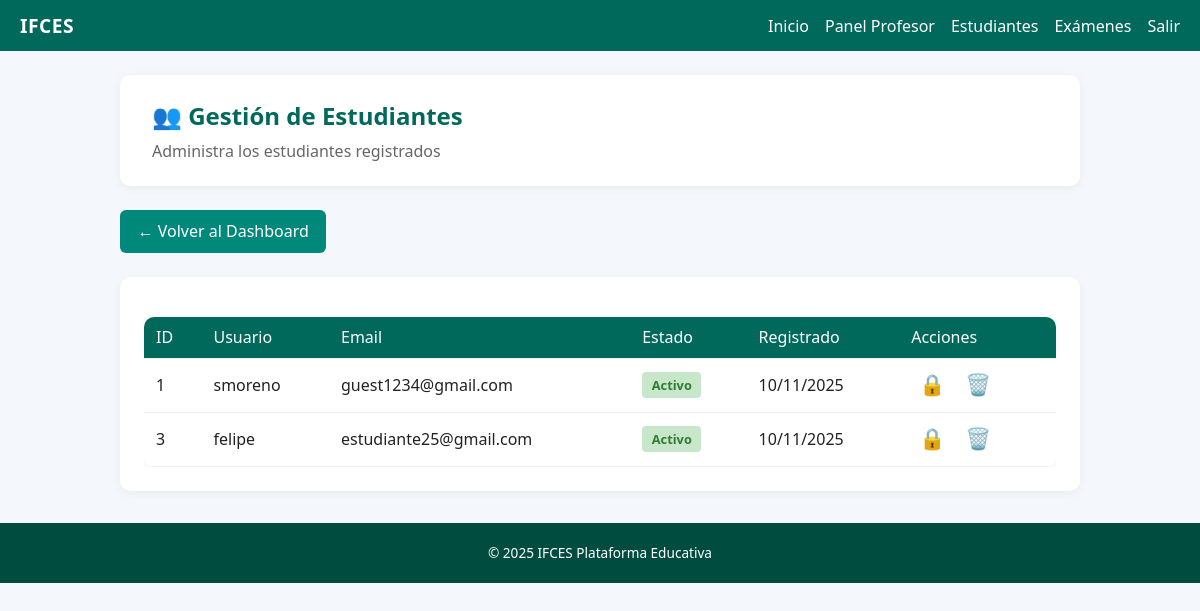
Before: /profesor/estudiantes (signed in) with the older database file.
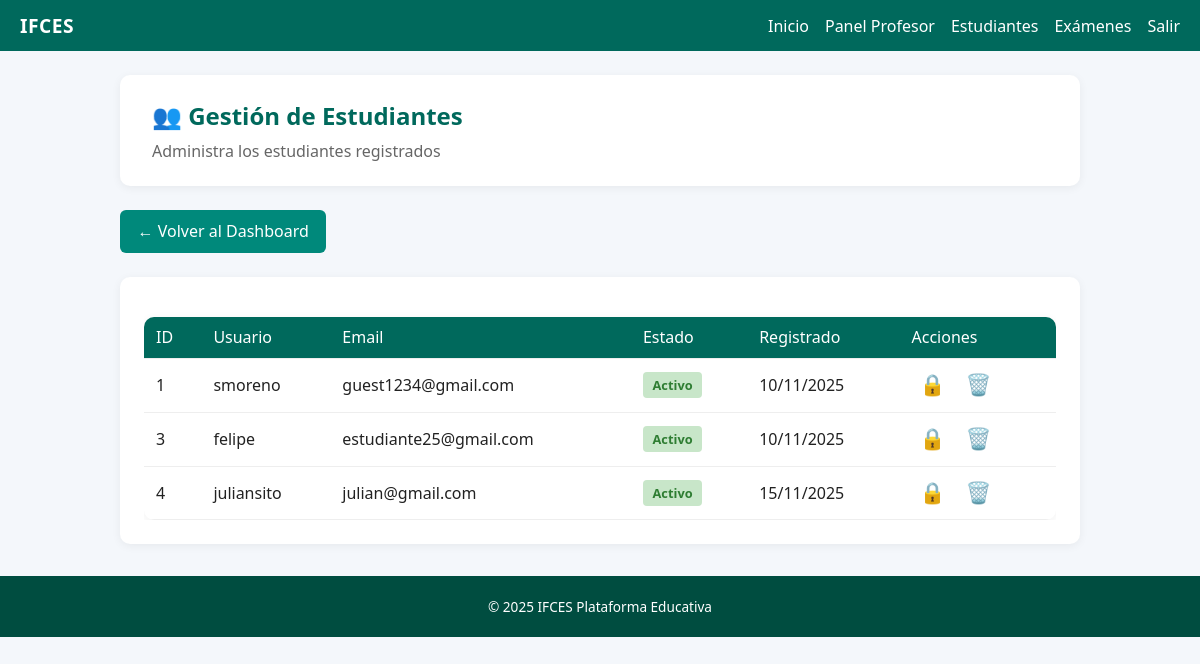
After: the same page with the newer database file.
### app/models.py (models this page shows, shortened)
class User(UserMixin, db.Model):
    __tablename__ = "users"
    id = db.Column(db.Integer, primary_key=True)
    username = db.Column(db.String(50), unique=True, nullable=False)
    email = db.Column(db.String(120), unique=True, nullable=False, index=True)
    password_hash = db.Column(db.String(255), nullable=False)
    role = db.Column(db.String(20), nullable=False, default="estudiante")
    is_active = db.Column(db.Boolean, default=True, nullable=False)
    created_at = db.Column(db.DateTime, default=datetime.utcnow)
    examenes_creados = db.relationship('Examen', backref='profesor', lazy=True, foreign_keys='Examen.profesor_id')
    examenes_asignados = db.relationship('Examen', secondary=estudiante_examen, backref=db.backref('estudiantes', lazy='dynamic'))

### app/profesor/__init__.py (the view)
@profesor_bp.route("/estudiantes")
@login_required
@role_required("profesor")
def lista_estudiantes():
    estudiantes = User.query.filter_by(role="estudiante").all()
    return render_template("profesor/estudiantes.html", estudiantes=estudiantes)

### app/models.py (called while the page is built)
@login_manager.user_loader
def load_user(user_id):  # pragma: no cover
    return User.query.get(int(user_id))

### app/templates/profesor/estudiantes.html (shortened to what this page needs)
{% extends 'layout.html' %}
{% block content %}
<div class="dashboard-header">
  <h2>👥 Gestión de Estudiantes</h2>
  <p class="welcome">Administra los estudiantes registrados</p>
</div>
<div class="action-bar">
  <a href="{{ url_for('main.dashboard_profesor') }}" class="btn btn-secondary">← Volver al Dashboard</a>
</div>
<div class="dashboard-card full-width">
  <div class="table-container">
    <table class="table">
      <thead>
        <tr>
          <th>ID</th>
          <th>Usuario</th>
          <th>Email</th>
          <th>Estado</th>
          <th>Registrado</th>
          <th>Acciones</th>
        </tr>
      </thead>
      <tbody>
        {% for estudiante in estudiantes %}
          <tr class="{{ 'inactive-row' if not estudiante.is_active }}">
            <td>{{ estudiante.id }}</td>
            <td>{{ estudiante.username }}</td>
            <td>{{ estudiante.email }}</td>
            <td>
              {% if estudiante.is_active %}
                <span class="badge badge-success">Activo</span>
              {% else %}
                <span class="badge badge-warning">Inactivo</span>
              {% endif %}
            </td>
            <td>{{ estudiante.created_at.strftime('%d/%m/%Y') if estudiante.created_at else 'N/A' }}</td>
            <td class="action-cell">
              <form method="post" action="{{ url_for('profesor.toggle_estudiante', id=estudiante.id) }}" style="display:inline;">
                <button type="submit" class="btn-icon" title="{{ 'Desactivar' if estudiante.is_active else 'Activar' }}">
                  {{ '🔒' if estudiante.is_active else '🔓' }}
                </button>
              </form>
              <form method="post" action="{{ url_for('profesor.eliminar_estudiante', id=estudiante.id) }}"
                    onsubmit="return confirm('¿Estás seguro de eliminar a {{ estudiante.username }}?');" style="display:inline;">
                <button type="submit" class="btn-icon btn-danger" title="Eliminar">🗑️</button>
              </form>
            </td>
          </tr>
        {% else %}
          <tr><td colspan="6" class="no-data">No hay estudiantes registrados</td></tr>
        {% endfor %}
      </tbody>
    </table>
  </div>
</div>
{% endblock %}

### app/templates/layout.html (shortened to what this page needs)
<!doctype html>
<html lang="es">
<head>
  <link rel="stylesheet" href="{{ url_for('static', filename='css/styles.css') }}" />
</head>
<body>
  <nav class="navbar">
    <div class="brand">IFCES</div>
    <ul class="nav-links">
      <li><a href="/">Inicio</a></li>
      {% if current_user.is_authenticated %}
        {% if current_user.role == 'estudiante' %}
          <li><a href="{{ url_for('main.dashboard_estudiante') }}">Mi Panel</a></li>
        {% elif current_user.role == 'profesor' %}
          <li><a href="{{ url_for('main.dashboard_profesor') }}">Panel Profesor</a></li>
          <li><a href="{{ url_for('profesor.lista_estudiantes') }}">Estudiantes</a></li>
          <li><a href="{{ url_for('profesor.lista_examenes') }}">Exámenes</a></li>
        {% elif current_user.role == 'admin' %}
          <li><a href="{{ url_for('main.dashboard_admin') }}">Panel Admin</a></li>
          <li><a href="{{ url_for('main.usuarios') }}">Usuarios</a></li>
        {% endif %}
        <li><a href="{{ url_for('auth.logout') }}">Salir</a></li>
      {% else %}
        <li><a href="{{ url_for('auth.login') }}">Login</a></li>
        <li><a href="{{ url_for('auth.register') }}">Registro</a></li>
      {% endif %}
    </ul>
  </nav>
  <main class="container">
    {% block content %}{% endblock %}
  </main>
  <footer class="footer">&copy; 2025 IFCES Plataforma Educativa</footer>
</body>
</html>

### app/static/css/styles.css (style rules this page uses)
body { margin:0;font-family:'Segoe UI',Arial,sans-serif;background:#f4f7fb;color:#222; }
.navbar { display:flex;justify-content:space-between;align-items:center;padding:.75rem 1.25rem;background:#00695c;color:#fff; }
.navbar .brand { font-weight:600;letter-spacing:.5px;font-size:1.2rem; }
.navbar .nav-links { list-style:none;display:flex;gap:1rem;margin:0;padding:0; }
.navbar a { color:#fff;text-decoration:none;font-weight:500;transition:opacity .2s; }
.container { max-width:960px;margin:1.5rem auto;padding:0 1rem; }
.btn { background:#00695c;color:#fff;padding:.65rem 1.1rem;border:none;border-radius:6px;text-decoration:none;display:inline-block;margin-right:.5rem;cursor:pointer;font-weight:500;transition:filter .2s; }
.btn-secondary { background:#00897b; }
.dashboard-header { background:#fff;padding:1.5rem 2rem;border-radius:10px;box-shadow:0 2px 10px rgba(0,0,0,.06);margin-bottom:1.5rem; }
.dashboard-header h2 { margin:0 0 .5rem;color:#00695c; }
.dashboard-header .welcome { margin:0;color:#666;font-size:1rem; }
.dashboard-card { background:#fff;padding:1.5rem;border-radius:10px;box-shadow:0 2px 10px rgba(0,0,0,.06); }
.dashboard-card.full-width { grid-column:1/-1; }
.badge { display:inline-block;padding:.25rem .6rem;border-radius:4px;font-size:.8rem;font-weight:600; }
.table-container { overflow-x:auto; }
.table { width:100%;border-collapse:collapse;margin-top:1rem;background:#fff;border-radius:10px;overflow:hidden;box-shadow:0 2px 10px rgba(0,0,0,.06); }
.table th,.table td { padding:.6rem .75rem;text-align:left;border-bottom:1px solid #eee; }
.table th { background:#00695c;color:#fff;font-weight:500; }
.footer { text-align:center;padding:1.3rem 0;margin-top:2rem;background:#004d40;color:#fff;font-size:.85rem; }
.action-bar { display:flex;justify-content:space-between;align-items:center;margin-bottom:1.5rem;flex-wrap:wrap;gap:.8rem; }
.action-cell { white-space:nowrap; }
.btn-icon { background:none;border:none;font-size:1.3rem;cursor:pointer;padding:.3rem .5rem;transition:transform .2s; }
.badge-success { background:#c8e6c9;color:#2e7d32; }

Changed rows visible on the page:
added User: id "4", username "juliansito", email "julian@gmail.com", shows "Activo", created_at "15/11/2025", is_active "🔒"
